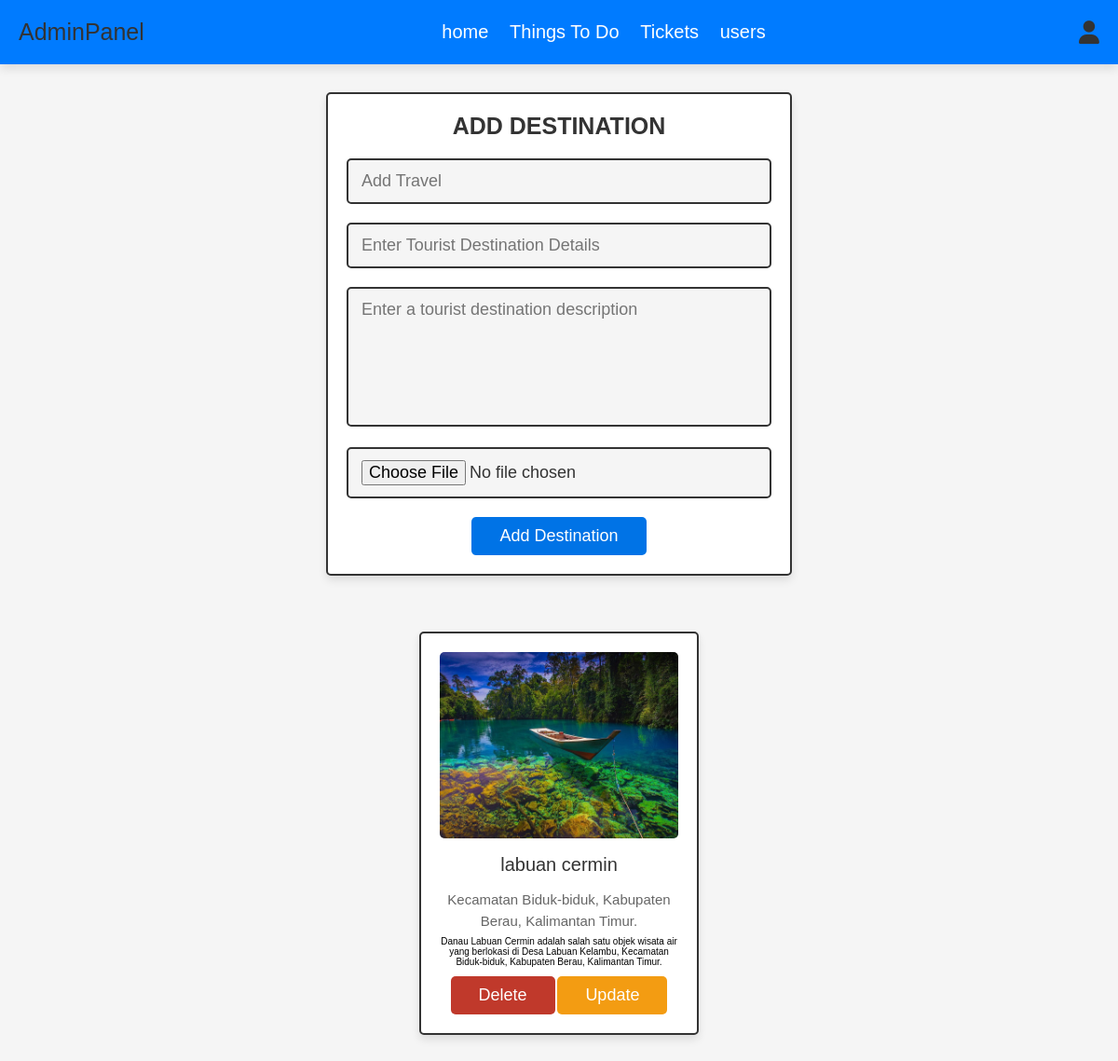
The page /admin_destinations.php (signed in) on the database its author committed.
### tables this page shows
CREATE TABLE `destinations` (
  `id` int(100) NOT NULL,
  `name` varchar(100) NOT NULL,
  `details` varchar(500) NOT NULL,
  `description` text NOT NULL,
  `image` varchar(100) NOT NULL
);

### admin_destinations.php (the view, shortened to what this page needs)
<?php
@include 'config.php';
 ?>
<!DOCTYPE html>
<html lang="en">
<head>
   <link rel="stylesheet" href="https://cdnjs.cloudflare.com/ajax/libs/font-awesome/6.0.0/css/all.min.css">
   <link rel="stylesheet" href="css/admin_style.css">
</head>
<body>
<?php @include 'admin_header.php'; ?>
<section class="add-products">
    <form action="" method="POST" enctype="multipart/form-data">
      <h3>Add Destination</h3>
      <input type="text" class="box" required placeholder="Add Travel" name="name">
      <input type="text" class="box" required placeholder="Enter Tourist Destination Details" name="details">
      <textarea name="description" class="box" required placeholder="Enter a tourist destination description" cols="30" rows="10"></textarea>
      <input type="file" accept="image/jpg, image/jpeg, image/png" required class="box" name="image">
      <input type="submit" value="Add Destination" name="add_destination" class="btn">
   </form>
</section>
<section class="show-products">
   <div class="box-container">
   <?php
         $select_destinations = mysqli_query($conn, "SELECT * FROM `destinations`") or die('query failed');
         if(mysqli_num_rows($select_destinations) > 0){
            while($fetch_destinations = mysqli_fetch_assoc($select_destinations)){
      ?>
      <div class="box">
      <img class="image" src="uploaded_img/<?php echo $fetch_destinations['image']; ?>" alt="">
         <div class="name"><?php echo $fetch_destinations['name']; ?></div>
         <div class="details"><?php echo $fetch_destinations['details']; ?></div>
         <div class="description"><?php echo $fetch_destinations['description']; ?></div>
         <a href="admin_destinations.php?delete=<?php echo $fetch_destinations['id']; ?>" class="delete-btn" onclick="return confirm('Delete this destination?');">Delete</a>
         <a href="admin_update_product.php?update=<?php echo $fetch_destinations['id']; ?>" class="option-btn">Update</a>
      </div>
      <?php
            }
         } else {
            echo '<p class="empty">No destinations added yet!</p>';
         }
      ?>
   </div>
</section>
</body>
</html>

### admin_header.php (shortened to what this page needs)
<header class="header">
   <div class="flex">
      <a href="admin_page.php" class="logo">Admin<span>Panel</span></a>
      <nav class="navbar">
         <a href="admin_page.php">home</a>
         <a href="admin_destinations.php">Things To Do</a>
         <a href="admin_orders.php">Tickets</a>
         <a href="admin_users.php">users</a>
      </nav>
      <div class="icons">
         <div id="user-btn" class="fas fa-user"></div>
      </div>
   </div>
</header>

### css/admin_style.css (style rules this page uses)
:root { --blue: #0073E6; --red: #c0392b; --orange: #f39c12; --black: #333; --white: #fff; --light-color: #666; --light-white: #ccc; --light-bg: #f5f5f5; --border: .2rem solid var(--black); --box-shadow: 0 .5rem 1rem rgba(0, 0, 0, .1); }
* { font-family: 'Poppins', sans-serif; margin: 0; padding: 0; box-sizing: border-box; outline: none; border: none; text-decoration: none; transition: all .2s linear; }
html { font-size: 62.5%; overflow-x: hidden; scroll-behavior: smooth; scroll-padding-top: 6.5rem; }
body { background: var(--light-bg); }
section { padding: 3rem 2rem; }
.btn, .delete-btn, .option-btn { display: inline-block; border-radius: .5rem; margin-top: 1rem; font-size: 1.8rem; color: #fff; cursor: pointer; padding: 1rem 3rem; text-transform: capitalize; }
.btn { background-color: #0073E6; }
.delete-btn { background-color: var(--red); }
.option-btn { background-color: var(--orange); }
.header { position: sticky; top: 0; left: 0; right: 0; z-index: 1000; background-color: #007BFF; box-shadow: var(--box-shadow); }
.header .flex { display: flex; align-items: center; justify-content: space-between; padding: 2rem; max-width: 1200px; margin: 0 auto; position: relative; }
.header .flex .icons div { font-size: 2.5rem; margin-left: 1.7rem; cursor: pointer; color: var(--black); }
.header .flex .navbar a { margin: 0 1rem; font-size: 2rem; color: #fff; }
.header .flex .logo { font-size: 2.5rem; color: var(--black); }
.header .flex .logo span { color: var(--pink); }
.add-products form { max-width: 50rem; border-radius: .5rem; background-color: var(--white); border: var(--border); padding: 2rem; text-align: center; margin: 0 auto; box-shadow: var(--box-shadow); }
.add-products form h3 { font-size: 2.5rem; text-transform: uppercase; color: var(--black); margin-bottom: 1rem; }
.add-products form .box { width: 100%; margin: 1rem 0; font-size: 1.8rem; color: var(--black); border-radius: .5rem; background-color: var(--light-bg); padding: 1.2rem 1.4rem; border: var(--border); }
.add-products form textarea { height: 15rem; resize: none; }
.show-products .box-container { display: grid; grid-template-columns: repeat(auto-fit, 30rem); gap: 1.5rem; align-items: flex-start; max-width: 1200px; margin: 0 auto; justify-content: center; }
.show-products .box-container .box { text-align: center; padding: 2rem; border: var(--border); background-color: var(--white); box-shadow: var(--box-shadow); border-radius: .5rem; position: relative; }
.show-products .box-container .box .image { width: 100%; height: 20rem; object-fit: cover; border-radius: .5rem; margin-bottom: .5rem; }
.show-products .box-container .box .name { margin: 1rem 0; font-size: 2rem; color: var(--black); }
.show-products .box-container .box .details { line-height: 1.5; color: var(--light-color); font-size: 1.5rem; padding: .5rem 0; }

### rows shown on the page
destinations: image (picture), name "labuan cermin", details "Kecamatan Biduk-biduk, Kabupaten Berau, Kalimantan Timur.", description "Danau Labuan Cermin adalah salah satu objek wisata air yang berlokasi di Desa Labuan Kelambu, Kecamatan Biduk-biduk, Kabupaten Berau, Kalimantan Timur."
